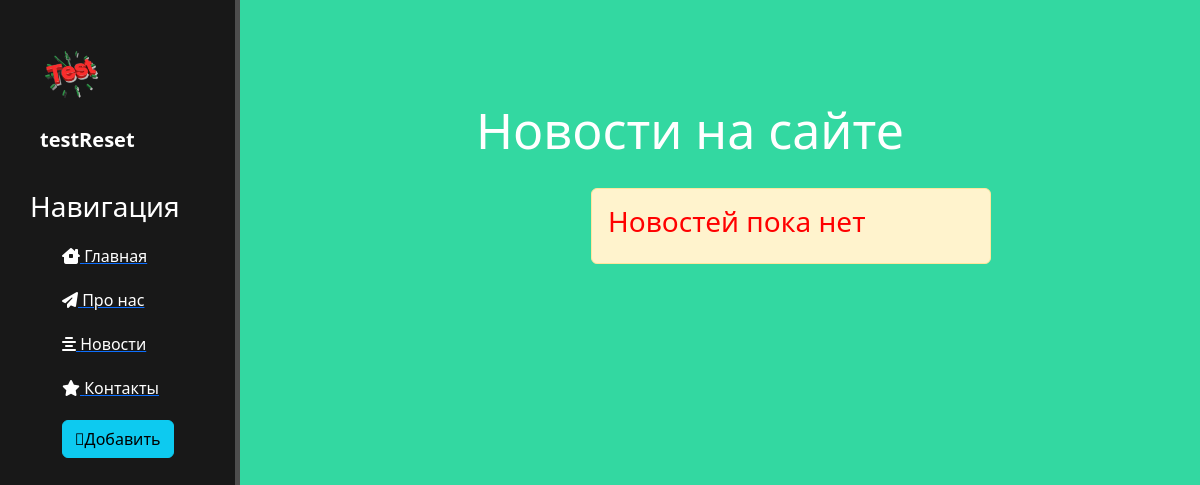
The page /news/ on the database as committed earlier.
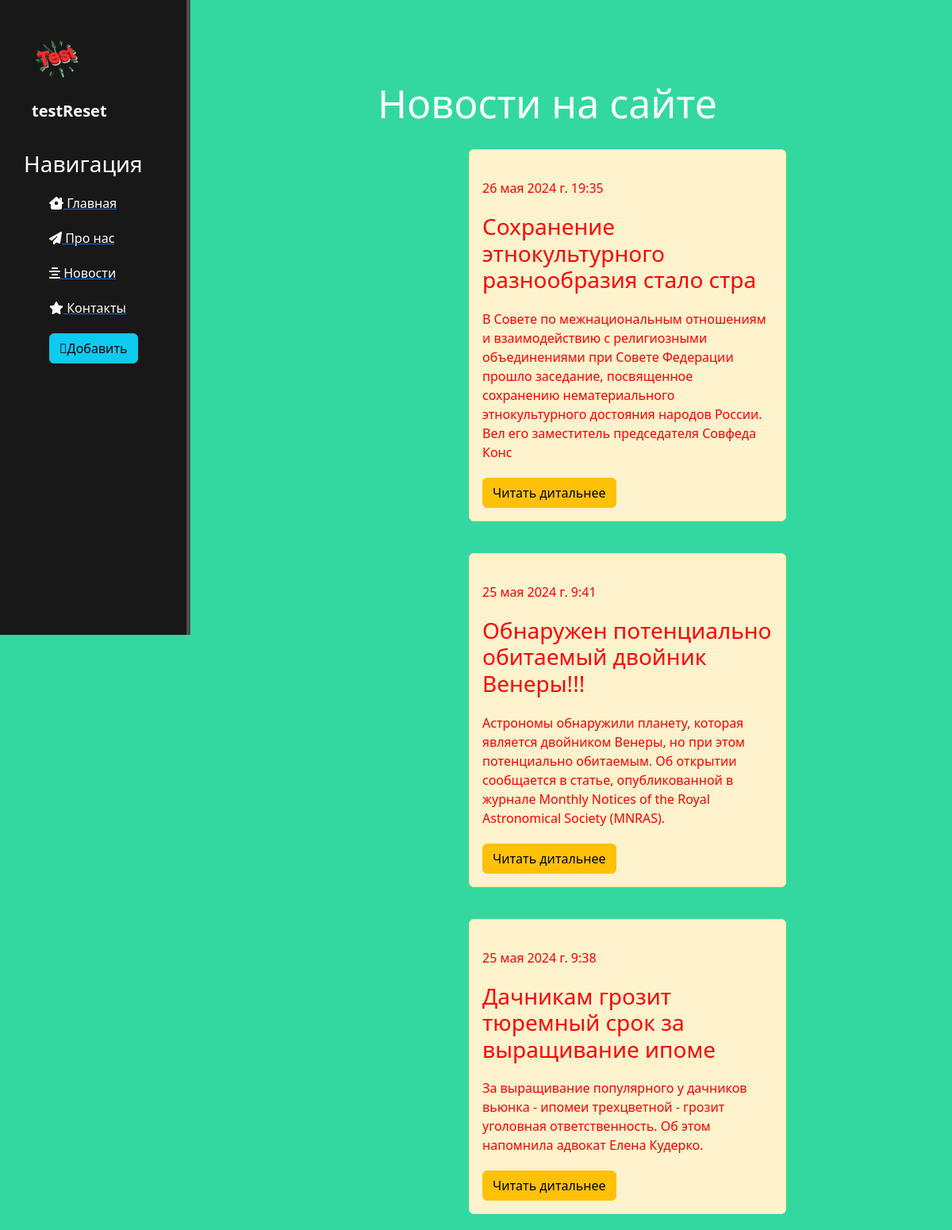
The same page on the database as committed later.
### news/models.py (models this page shows, shortened)
class Articles(models.Model):
    title = models.CharField('Название', max_length=50)
    anons = models.CharField('Анонс', max_length=250)
    fuel_text = models.TextField('Статья')
    date = models.DateTimeField('Дата публикации')
    class Meta:
        verbose_name = 'Новость'
        verbose_name_plural = 'Новости'

### news/views.py (the view)
# urls.py: path('', views.news_home, name='news_home'),
def news_home(request):
    news = Articles.objects.order_by('-date') # [:2](срез выводит нужное ко-во записей)   #.order_by() метод для сортировки
    return render(request, 'news/news_home.html', {'news':news})

### news/templates/news/news_home.html (shortened to what this page needs)
{% extends "appreset/layout.html" %}
{% block content %}
    <div class="features">
        <h1>Новости на сайте</h1>
        {% if news %}
            {% for el in news %}
                <div class="alert alert-warning">
                    <p>{{ el.date }}</p>
                    <h3>{{ el.title }}</h3>
                    <p>{{ el.anons }}</p>
                    <a href="{% url 'news-detail' el.id %}" class="btn btn-warning" role="button">Читать дитальнее</a>
                </div>
            {% endfor %}
        {% else %}
            <div class="alert alert-warning">
                <h3>Новостей пока нет</h3>
            </div>
        {% endif %}
    </div>
{% endblock %}

### appreset/templates/appreset/layout.html (shortened to what this page needs)
{% load static %}
<!DOCTYPE html>
<html lang="ru">
<head>
    <link rel="stylesheet" href="https://cdn.jsdelivr.net/npm/bootstrap@5.3.2/dist/css/bootstrap.min.css">
    <link rel="stylesheet" href="{% static 'appreset/css/main.css' %}">
    <link rel="stylesheet" href="https://cdnjs.cloudflare.com/ajax/libs/font-awesome/6.4.0/css/all.min.css">
</head>
<body>
    <aside>
        <img src="{% static 'appreset/img/test-2.png' %}" alt="Лого">
        <span class="logo">testReset</span>
        <h3>Навигация</h3>
        <ul>
            <a href="{% url 'home' %}"><li><i class="fa-solid fa-house-chimney-window"></i> Главная</li></a>
            <a href="{% url 'about' %}"><li><i class="fa-solid fa-paper-plane"></i> Про нас</li></a>
            <a href="{% url 'news_home' %}"><li><i class="fa-solid fa-align-center"></i> Новости</li></a>
            <a href=""><li><i class="fa-solid fa-star"></i> Контакты</li></a>
            <a href="{% url 'create' %}"><li><button class="btn btn-info"><i class="fa-plus-circle"></i>Добавить</li></a></button>
        </ul>
    </aside>
    <main>
        {% block content %}
        {% endblock %}
    </main>
</body>
</html>

Rows that differ between the two databases and show on the page:
added Articles: date "26 мая 2024 г. 19:35", title "Сохранение этнокультурного разнообразия стало стра", anons "В Совете по межнациональным отношениям и взаимодействию с религиозными объединениями при Совете Федерации прошло заседание, посвященное сохранению нематериального этнокультурного достояния народов России. Вел его заместитель председателя Совфеда Конс"
added Articles: date "25 мая 2024 г. 9:41", title "Обнаружен потенциально обитаемый двойник Венеры!!!", anons "Астрономы обнаружили планету, которая является двойником Венеры, но при этом потенциально обитаемым. Об открытии сообщается в статье, опубликованной в журнале Monthly Notices of the Royal Astronomical Society (MNRAS)."
added Articles: date "25 мая 2024 г. 9:38", title "Дачникам грозит тюремный срок за выращивание ипоме", anons "За выращивание популярного у дачников вьюнка - ипомеи трехцветной - грозит уголовная ответственность. Об этом напомнила адвокат Елена Кудерко."
Other text that changed with them:
text no longer shown: "Новостей пока нет"
